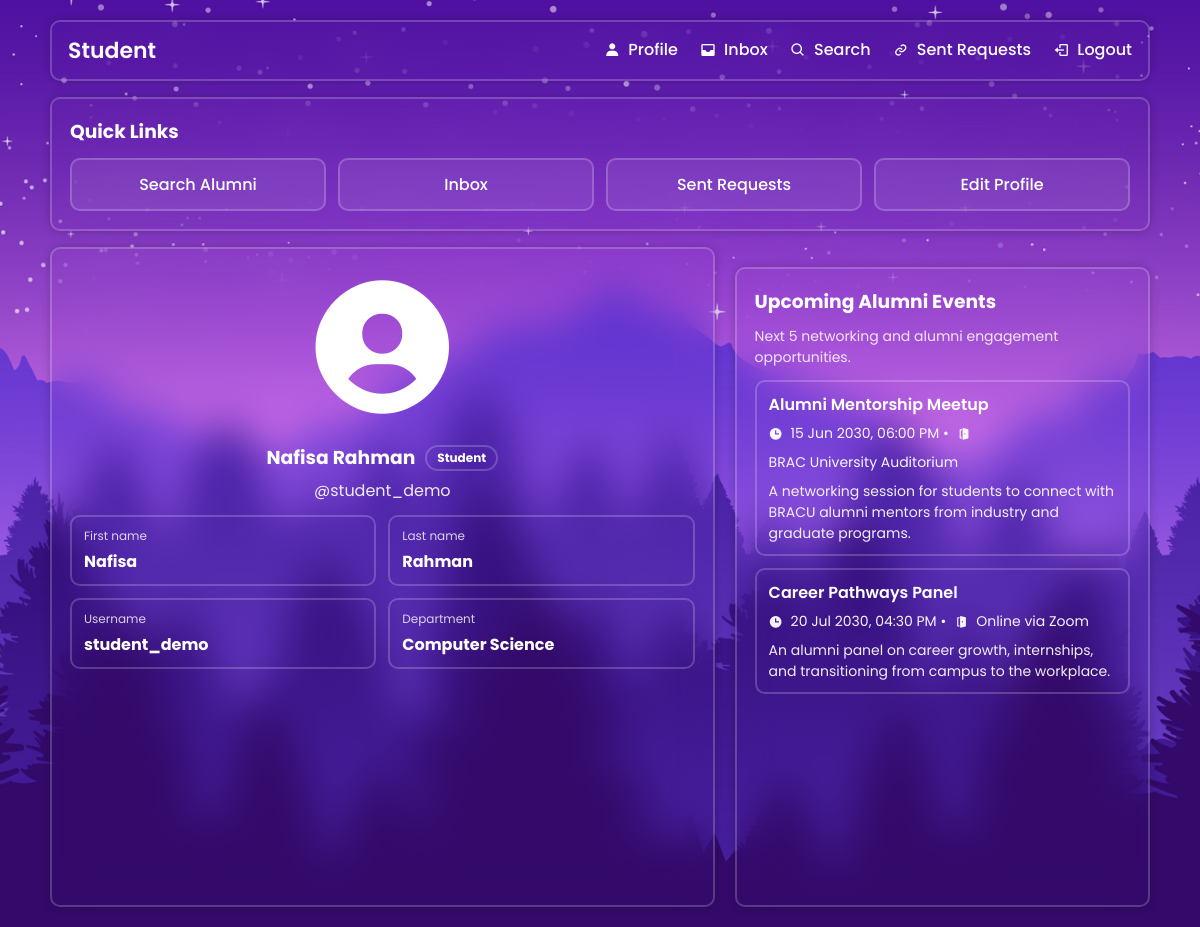
/student_home.php (signed in), run on the app's committed database.
### tables this page shows
CREATE TABLE IF NOT EXISTS students (
    user_id INT UNSIGNED NOT NULL,
    programme VARCHAR(255) NOT NULL,
    expertise VARCHAR(255) NOT NULL,
    cv VARCHAR(255) NOT NULL,
    cgpa DECIMAL(4,2) NOT NULL DEFAULT 0.00,
    email VARCHAR(255) NOT NULL,
    github VARCHAR(255) NOT NULL,
    linkedin VARCHAR(255) NOT NULL,
    sex ENUM('male', 'female', 'other') NOT NULL DEFAULT 'other',
    city VARCHAR(100) NOT NULL,
    country VARCHAR(100) NOT NULL,
    zip_code VARCHAR(20) NOT NULL,
    PRIMARY KEY (user_id),
    KEY idx_students_programme (programme),
    CONSTRAINT fk_students_user
        FOREIGN KEY (user_id) REFERENCES users (user_id)
        ON DELETE CASCADE
        ON UPDATE CASCADE
);

CREATE TABLE IF NOT EXISTS users (
    user_id INT UNSIGNED NOT NULL AUTO_INCREMENT,
    first_name VARCHAR(100) NOT NULL,
    last_name VARCHAR(100) NOT NULL,
    username VARCHAR(100) NOT NULL,
    password VARCHAR(255) NOT NULL,
    role ENUM('student', 'alumni', 'admin') NOT NULL,
    PRIMARY KEY (user_id),
    UNIQUE KEY uq_users_username (username),
    KEY idx_users_role (role)
);

CREATE TABLE IF NOT EXISTS events (
    event_id INT UNSIGNED NOT NULL AUTO_INCREMENT,
    event_name VARCHAR(255) NOT NULL,
    event_description TEXT NOT NULL,
    event_date DATETIME NOT NULL,
    event_location VARCHAR(255) NOT NULL,
    PRIMARY KEY (event_id),
    KEY idx_events_event_date (event_date)
);

### fetch_student.php (called while the page is built, shortened)
<?php
require_once('auth.php');
require_once('DBconnect.php');
$user_id = current_user_id();
$sql = "SELECT users.first_name, users.last_name, users.username, students.programme, students.expertise, students.cv, students.cgpa, students.email, students.github, students.linkedin, students.sex, students.city, students.country, students.zip_code
        FROM users
        JOIN students ON users.user_id = students.user_id
        WHERE users.user_id = ?";
$stmt = $conn->prepare($sql);
$stmt->bind_param("i", $user_id);
$stmt->execute();
$result = $stmt->get_result();
if ($result && mysqli_num_rows($result) > 0) {
    $student_data = mysqli_fetch_assoc($result);
} else {
    echo "No student data found.";
    exit();
}
?>

### auth.php (called while the page is built, shortened)
<?php
function e($value)
{
    return htmlspecialchars((string) ($value ?? ''), ENT_QUOTES, 'UTF-8');
}
function current_user_id()
{
    return $_SESSION['user_id'] ?? null;
}
?>

### student_home.php (the view, shortened to what this page needs)
<?php
require_once('fetch_student.php');
require_once('DBconnect.php');
$sql = "SELECT event_name, event_description, event_date, event_location
        FROM events
        WHERE event_date >= NOW()
        ORDER BY event_date ASC
        LIMIT 5";
$result = mysqli_query($conn, $sql);
?>
<!DOCTYPE html>
<html lang="en">
<head>
  <link rel="stylesheet" href="style.css" />
  <link rel="stylesheet" href="student_home_style.css" />
  <link href="https://unpkg.com/boxicons@2.1.4/css/boxicons.min.css" rel="stylesheet" />
</head>
<body>
  <div class="page">
    <header class="glass hdr">
      <div class="title">Student</div>
      <nav class="links">
        <a href="student_profile.php"><i class='bx bxs-user'></i><span>Profile</span></a>
        <a href="inbox.php"><i class='bx bxs-inbox'></i><span>Inbox</span></a>
        <a href="student_search.php"><i class='bx bx-search'></i><span>Search</span></a>
        <a href="sent_requests.php"><i class='bx bx-link'></i><span>Sent Requests</span></a>
        <a href="logout.php"><i class='bx bx-log-out'></i><span>Logout</span></a>
      </nav>
    </header>
    <section class="glass card quick-links-card">
      <h3>Quick Links</h3>
      <div class="quick-links-grid">
        <a href="student_search.php" class="quick-link-btn">Search Alumni</a>
        <a href="inbox.php" class="quick-link-btn">Inbox</a>
        <a href="sent_requests.php" class="quick-link-btn">Sent Requests</a>
        <a href="edit_student_profile.php" class="quick-link-btn">Edit Profile</a>
      </div>
    </section>
    <section class="dash">
      <section class="glass card profile">
        <div class="avatar"><i class='bx bxs-user-circle'></i></div>
        <div class="info">
          <h3 class="name"><?php echo e($student_data['first_name'] . ' ' . $student_data['last_name']); ?> <span class="role-pill">Student</span></h3>
          <p class="handle">@<?php echo e($student_data['username']); ?></p>
          <div class="grid-info">
            <div class="row"><span>First name</span><strong><?php echo e($student_data['first_name']); ?></strong></div>
            <div class="row"><span>Last name</span><strong><?php echo e($student_data['last_name']); ?></strong></div>
            <div class="row"><span>Username</span><strong><?php echo e($student_data['username']); ?></strong></div>
            <div class="row"><span>Department</span><strong><?php echo e($student_data['programme']); ?></strong></div>
          </div>
        </div>
      </section>
      <aside class="glass card events">
        <h3>Upcoming Alumni Events</h3>
        <p class="events-subtitle">Next 5 networking and alumni engagement opportunities.</p>
        <ul class="elist">
          <?php
          if ($result && mysqli_num_rows($result) > 0) {
            while ($event = mysqli_fetch_assoc($result)) {
              echo "<li>";
              echo "<div class='etitle'>" . e($event['event_name']) . "</div>";
              echo "<div class='emeta'><i class='bx bxs-time'></i> " . e(date('d M Y, h:i A', strtotime($event['event_date']))) . " • ";
              echo "<i class='bx bxs-door-open'></i> " . e($event['event_location']) . "</div>";
              if (trim((string) $event['event_description']) !== '') {
                  echo "<p class='edesc'>" . e($event['event_description']) . "</p>";
              }
              echo "</li>";
            }
          } else {
            echo "<li>No upcoming events available.</li>";
          }
          ?>
        </ul>
      </aside>
    </section>
  </div>
</body>
</html>

### style.css (style rules this page uses)
* { margin: 0; padding: 0; box-sizing: border-box; font-family: "Poppins", sans-serif; }
body { display: flex; justify-content: center; align-items: center; min-height: 100vh; background: url('img.jpg') no-repeat; background-size: cover; background-position: center; }

### student_home_style.css (style rules this page uses)
body { display: block !important; justify-content: initial !important; align-items: initial !important; min-height: 100vh; }
.glass { background: transparent; border: 2px solid rgba(255, 255, 255, .2); backdrop-filter: blur(20px); box-shadow: 0 0 10px rgba(0, 0, 0, .2); color: #fff; border-radius: 10px; }
.page { width: min(1100px, 92%); margin: 20px auto; }
.hdr { display: flex; justify-content: space-between; align-items: center; padding: 12px 16px; }
.hdr .title { font-size: 22px; font-weight: 600; }
.hdr .links a { color: #fff; text-decoration: none; margin-left: 18px; display: inline-flex; align-items: center; gap: 8px; font-weight: 500; }
.quick-links-card { margin-top: 16px; }
.quick-links-card h3 { margin: 0 0 12px; }
.quick-links-grid { display: grid; grid-template-columns: repeat(auto-fit, minmax(160px, 1fr)); gap: 12px; }
.quick-link-btn { display: inline-flex; justify-content: center; align-items: center; padding: 12px 14px; border: 2px solid rgba(255, 255, 255, .2); border-radius: 10px; color: #fff; text-decoration: none; font-weight: 500; background: rgba(255, 255, 255, 0.08); }
.dash { margin-top: 16px; display: grid; grid-template-columns: 1.6fr 1fr; grid-template-rows: auto 1fr; gap: 20px; min-height: calc(100vh - 140px); }
.card { padding: 18px; }
.profile { grid-column: 1; grid-row: 1 / span 2; display: flex; flex-direction: column; align-items: center; gap: 16px; text-align: center; }
.profile .avatar i { font-size: 160px; line-height: 1; }
.profile .info { flex: 1; width: 100%; }
.profile .name { margin: 0 0 6px; display: flex; align-items: center; justify-content: center; gap: 10px; }
.role-pill { border: 2px solid rgba(255, 255, 255, .2); border-radius: 999px; padding: 2px 10px; font-size: 12px; }
.handle { margin: 0 0 12px; opacity: .9; }
.grid-info { width: 100%; max-width: 720px; margin: 8px auto 0; display: grid; grid-template-columns: repeat(2, minmax(180px, 1fr)); gap: 12px; text-align: left; }
.grid-info .row { border: 2px solid rgba(255, 255, 255, .2); border-radius: 10px; padding: 10px 12px; }
.grid-info .row span { display: block; font-size: 12px; opacity: .8; margin-bottom: 4px; }
.grid-info .row strong { font-size: 16px; }
.events { grid-column: 2; grid-row: 2; }
.events h3 { margin: 0 0 10px; }
.events-subtitle { margin: 0 0 12px; font-size: 14px; opacity: .85; }
.elist { list-style: none; padding: 0; margin: 0; display: flex; flex-direction: column; gap: 12px; }
.elist li { border: 2px solid rgba(255, 255, 255, .2); border-radius: 10px; padding: 10px 12px; }
.etitle { font-weight: 600; margin-bottom: 6px; }
.emeta { opacity: .95; font-size: 14px; display: flex; align-items: center; gap: 8px; flex-wrap: wrap; }
.edesc { margin: 8px 0 0; font-size: 14px; line-height: 1.5; opacity: .92; }

### data on the page
students: user_id.last_name "Nafisa Rahman", user_id.username "student_demo", user_id.first_name "Nafisa", user_id.last_name "Rahman", programme "Computer Science"
events: event_name "Alumni Mentorship Meetup", event_date "15 Jun 2030, 06:00 PM", event_location "BRAC University Auditorium", event_description "A networking session for students to connect with BRACU alumni mentors from industry and graduate programs."
events: event_name "Career Pathways Panel", event_date "20 Jul 2030, 04:30 PM", event_location "Online via Zoom", event_description "An alumni panel on career growth, internships, and transitioning from campus to the workplace."
